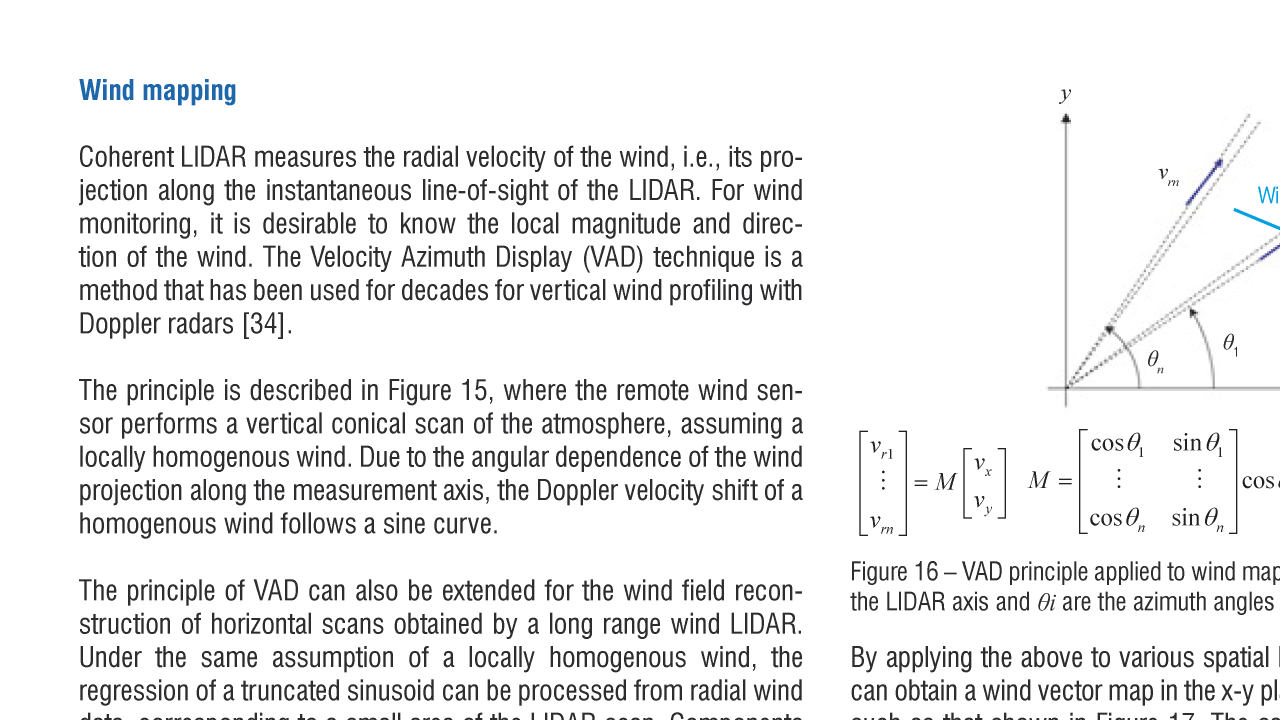
%> input picture 算法设计/拼接/测试图像/待拼接原图 001.png, 3840 x 2160 px (shown at 1/3 size); its folder holds 4 pictures in this run
$ octave image_stitching_Multi_Image.m   (GNU Octave 9; MATLAB toolbox functions it lacks are replaced by stand-ins)
%> lines starting %> are read from the running program, lines starting %| are printed output that depends on the picture
### 算法设计/拼接/get2ImageStitchingPosition.m
function [dx, dy, success] = get2ImageStitchingPosition(input_A, input_B)
% GETIMAGESTITCHINGPOSITION 此处显示有关此函数的摘要
%   此处显示详细说明
success = false;
dx = 0;
dy = 0;

image_A = imread(input_A);
image_B = imread(input_B);
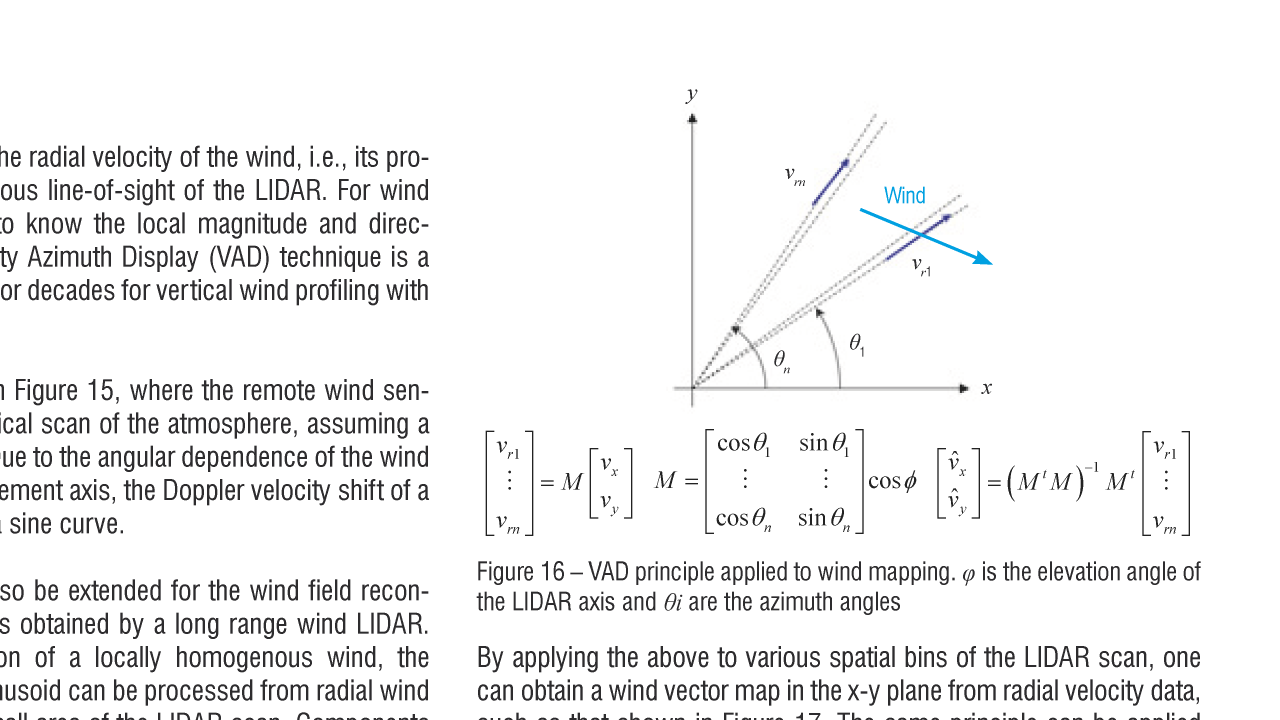
%> input picture 算法设计/拼接/测试图像/待拼接原图 002.png, 3840 x 2160 px (shown at 1/3 size)

%% CONVERT TO GRAY SCALE
gray_A   = im2double(rgb2gray(image_A));
gray_B   = im2double(rgb2gray(image_B));
[M1, N1] = size(gray_A);
%> M1 = 2160; N1 = 3840
[M2, N2] = size(gray_B);
%> M2 = 2160; N2 = 3840

%% FIND HARRIS CORNERS IN BOTH IMAGE
[x_A, y_A, v_A] = harris(gray_A, 2, 0.0, 2);
[x_B, y_B, v_B] = harris(gray_B, 2, 0.0, 2);

%% ADAPTIVE NON-MAXIMAL SUPPRESSION (ANMS)
ncorners = 500;
[x_A, y_A, ~] = ada_nonmax_suppression(x_A, y_A, v_A, ncorners);
[x_B, y_B, ~] = ada_nonmax_suppression(x_B, y_B, v_B, ncorners);

%% 显示所有找到的角点
% [11 lines of commented-out code are left out]

%%
% EXTRACT FEATURE DESCRIPTORS
sigma   = 7;
[des_A] = getFeatureDescriptor(gray_A, x_A, y_A, sigma);
[des_B] = getFeatureDescriptor(gray_B, x_B, y_B, sigma);

% IMPLEMENT FEATURE MATCHING
dist = dist2(des_A, des_B); % 方阵，描述子 A、B 之间的距离
[ord_dist, index] = sort(dist, 2);

%% 判断哪些角点，特征向量完全相同，即距离为零。
% BW_dist0 = (dist == 0);
[row, col] = find(dist == 0); % 距离方阵 dist 中的坐标

%% 显示特征向量完全相同的角点
% [13 lines of commented-out code are left out]

%% 遍历所有特征点，判断重叠区域是否相同
success = false;
for ii = 1:length(col)

    %% 假设当前特征点是两幅图像共有的点，计算特征点到重叠区域的边距
    left   = min(y_A(row(ii)), y_B(col(ii)));
    top    = min(x_A(row(ii)), x_B(col(ii)));
    right  = min(N1-y_A(row(ii)), N2-y_B(col(ii)));
    bottom = min(M1-x_A(row(ii)), M2-x_B(col(ii)));

    %% 提取出两幅输入图像中，重叠的区域
    overlap_A = gray_A(x_A(row(ii))-top+1:x_A(row(ii))+bottom, y_A(row(ii))-left+1:y_A(row(ii))+right);
    overlap_B = gray_B(x_B(col(ii))-top+1:x_B(col(ii))+bottom, y_B(col(ii))-left+1:y_B(col(ii))+right);

    % [4 lines of commented-out code are left out]

    if isequal(overlap_A, overlap_B)

% [15 lines of commented-out code are left out]
        success = true;

        %% 原点坐标差值，正值表示图B，相对于图A 偏右，偏下
        dx = x_A(row(ii)) -  x_B(col(ii));
        dy = y_A(row(ii)) - y_B(col(ii));

        % 重叠点坐标
        % [x_A(row(1)), y_A(row(1))]
        % [x_B(col(1)), y_B(col(1))]

        break;
    end
end

end

### 算法设计/拼接/harris.m
function [xp, yp, value] = harris(input_image, sigma,thd, r)
%> called with sigma = 2, thd = 0, r = 2
% Detect harris corner
% Input:
% sigma - standard deviation of smoothing Gaussian
% r - radius of region considered in non-maximal suppression
% Output:
% xp - x coordinates of harris corner points
% yp - y coordinates of harris corner points
% value - values of R at harris corner points

% CONVERT RGB IMAGE TO GRAY-SCALE, AND BLUR WITH G1 KERNEL
g1 = fspecial('gaussian', 7, 1);
gray_image = imfilter(input_image, g1);

% FILTER INPUT IMAGE WITH SOBEL KERNEL TO GET GRADIENT ON X AND Y
% ORIENTATION RESPECTIVELY
h = fspecial('sobel');
Ix = imfilter(gray_image,h,'replicate','same');
Iy = imfilter(gray_image,h','replicate','same');

% GENERATE GAUSSIAN FILTER OF SIZE 6*SIGMA (± 3SIGMA) AND OF MINIMUM SIZE 1x1
g = fspecial('gaussian',fix(6*sigma), sigma);

Ix2 = imfilter(Ix.^2, g, 'same').*(sigma^2);
Iy2 = imfilter(Iy.^2, g, 'same').*(sigma^2);
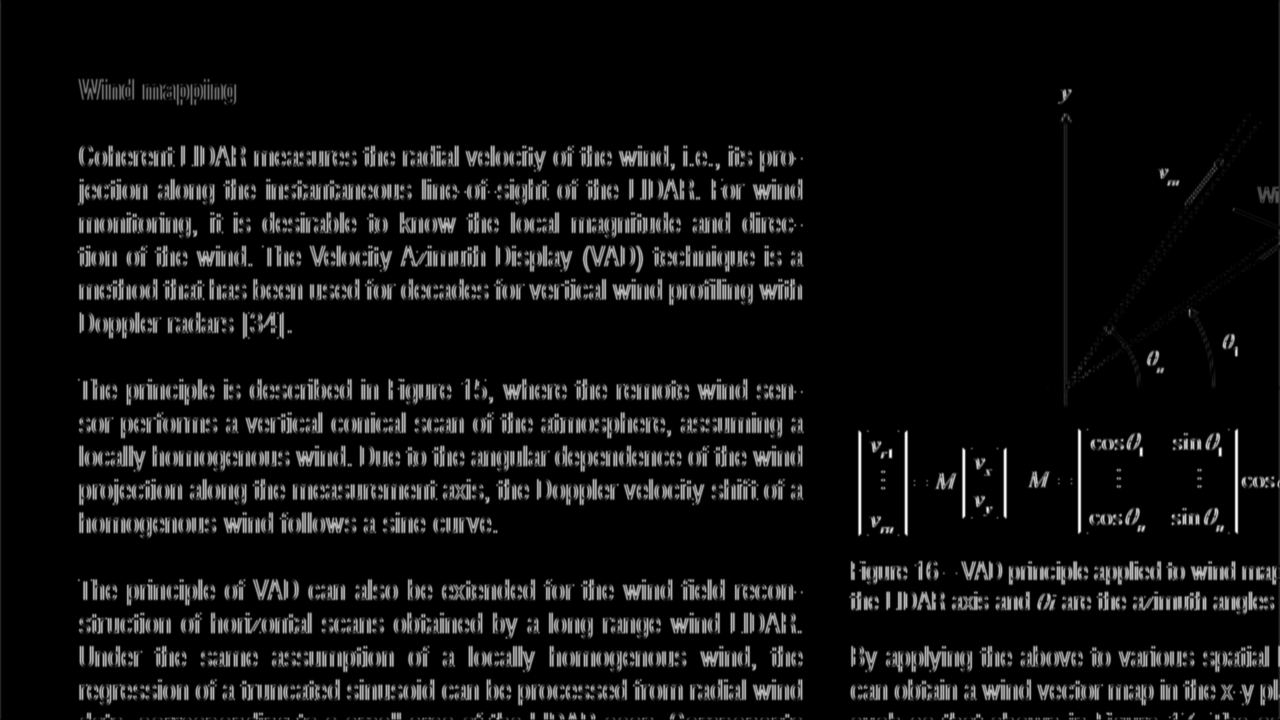
%> Iy2: size 2160x3840 double (shown at 1/3 size); min 0, max 10.92, mean 0.746; drawn with min black and max white
Ixy = imfilter(Ix.*Iy, g, 'same').*(sigma^2);
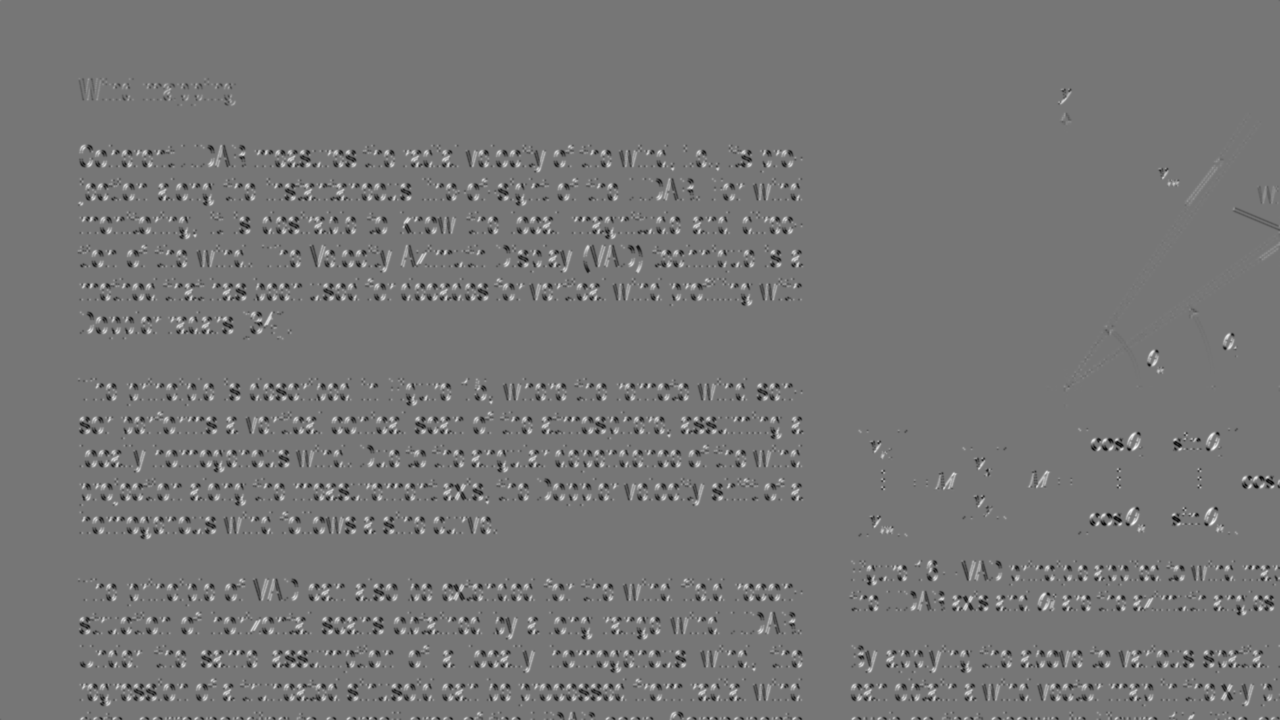
%> Ixy: size 2160x3840 double (shown at 1/3 size); min -4.23, max 4.84, mean 0.00307; drawn with min black and max white

% HARRIS CORNER MEASURE
R = (Ix2.*Iy2 - Ixy.^2)./(Ix2 + Iy2 + eps);
% ANOTHER MEASUREMENT, USUALLY k IS BETWEEN 0.04 ~ 0.06
% response = (Ix2.*Iy2 - Ixy.^2) - k*(Ix2 + Iy2).^2;

% GET RID OF CORNERS WHICH IS CLOSE TO BORDER
R([1:20, end-20:end], :) = 0;
R(:,[1:20,end-20:end]) = 0;

% SUPRESS NON-MAX
d = 2*r+1;
localmax = ordfilt2(R,d^2,true(d));
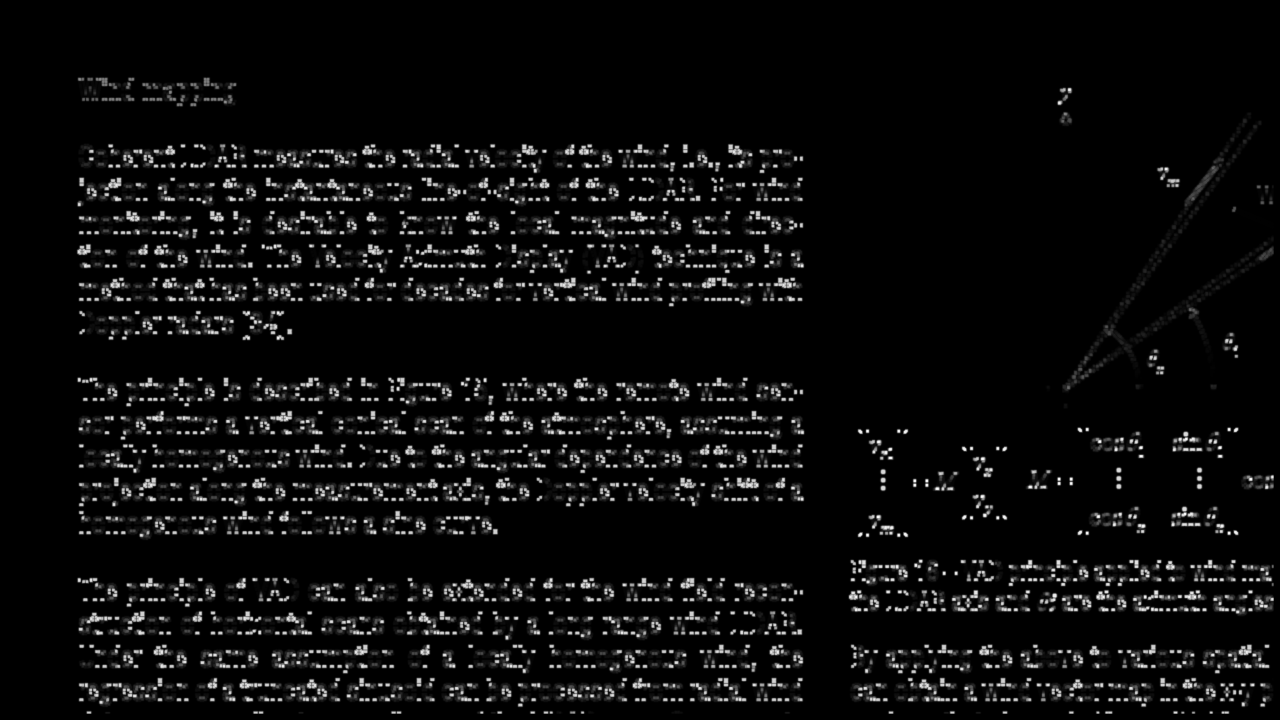
%> localmax: size 2160x3840 double (shown at 1/3 size); min 0, max 2.31, mean 0.115; drawn with min black and max white
%> the run ends on the next line
R = R.*(and(R==localmax, R>thd));

% RETURN X AND Y COORDINATES
[xp,yp,value] = find(R);

### 算法设计/拼接/image_stitching_Multi_Image.m
ccc;
dir_Output = dir(fullfile('.\测试图像\', '待拼接原图*.png'));
fileNames_Source = {dir_Output.name}';
pathNames_Source = {dir_Output.folder}';
nFiles = length(dir_Output);

%% 初始化关系矩阵
flagMatrix = false(nFiles); % 重叠标志
dxMatrix   = zeros(nFiles); % 原点偏移量：x 方向
dyMatrix   = zeros(nFiles); % 原点偏移量：y 方向

%% 判断各子图间的重叠关系，若有重叠，则记录 flag 在 flagMatrix 中
for ii = 1:nFiles - 1
    for jj = ii + 1:nFiles
        disp([num2str(ii), '   ', num2str(jj)]);
        input_A = fullfile(pathNames_Source{ii}, fileNames_Source{ii});
        input_B = fullfile(pathNames_Source{jj}, fileNames_Source{jj});

        [dx, dy, success]  = get2ImageStitchingPosition(input_A, input_B);
